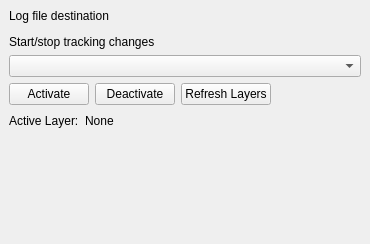
<?xml version="1.0" encoding="UTF-8"?>
<ui version="4.0">
 <class>SetupTrackingChanges</class>
 <widget class="QDockWidget" name="SetupTrackingChanges">
  <property name="geometry">
   <rect>
    <x>0</x>
    <y>0</y>
    <width>370</width>
    <height>244</height>
   </rect>
  </property>
  <property name="windowTitle">
   <string>Default tracking changes</string>
  </property>
  <widget class="QWidget" name="dockWidgetContents">
   <layout class="QGridLayout" name="gridLayout">
    <item row="0" column="0">
     <layout class="QVBoxLayout" name="verticalLayout">
      <item>
       <widget class="QLabel" name="label">
        <property name="text">
         <string>Log file destination</string>
        </property>
       </widget>
      </item>
      <item>
       <widget class="QgsFileWidget" name="mQgsLogFile"/>
      </item>
      <item>
       <widget class="QLabel" name="label_2">
        <property name="text">
         <string>Start/stop tracking changes</string>
        </property>
       </widget>
      </item>
      <item>
       <layout class="QHBoxLayout" name="horizontalLayout_3">
        <item>
         <widget class="QComboBox" name="cbVectorLayers"/>
        </item>
       </layout>
      </item>
      <item>
       <layout class="QHBoxLayout" name="horizontalLayout">
        <item>
         <widget class="QPushButton" name="pbActivate">
          <property name="text">
           <string>Activate</string>
          </property>
         </widget>
        </item>
        <item>
         <widget class="QPushButton" name="pbDeactivate">
          <property name="text">
           <string>Deactivate</string>
          </property>
         </widget>
        </item>
        <item>
         <widget class="QPushButton" name="pbRefreshLayers">
          <property name="text">
           <string>Refresh Layers</string>
          </property>
         </widget>
        </item>
        <item>
         <spacer name="horizontalSpacer_2">
          <property name="orientation">
           <enum>Qt::Horizontal</enum>
          </property>
          <property name="sizeHint" stdset="0">
           <size>
            <width>40</width>
            <height>20</height>
           </size>
          </property>
         </spacer>
        </item>
       </layout>
      </item>
      <item>
       <layout class="QHBoxLayout" name="horizontalLayout_4">
        <item>
         <layout class="QHBoxLayout" name="horizontalLayout_2">
          <item>
           <widget class="QLabel" name="label_3">
            <property name="text">
             <string>Active Layer:</string>
            </property>
           </widget>
          </item>
          <item>
           <widget class="QLabel" name="labelActive">
            <property name="text">
             <string>None</string>
            </property>
           </widget>
          </item>
         </layout>
        </item>
        <item>
         <spacer name="horizontalSpacer">
          <property name="orientation">
           <enum>Qt::Horizontal</enum>
          </property>
          <property name="sizeHint" stdset="0">
           <size>
            <width>40</width>
            <height>20</height>
           </size>
          </property>
         </spacer>
        </item>
       </layout>
      </item>
      <item>
       <spacer name="verticalSpacer">
        <property name="orientation">
         <enum>Qt::Vertical</enum>
        </property>
        <property name="sizeHint" stdset="0">
         <size>
          <width>17</width>
          <height>67</height>
         </size>
        </property>
       </spacer>
      </item>
     </layout>
    </item>
   </layout>
  </widget>
 </widget>
 <customwidgets>
  <customwidget>
   <class>QgsFileWidget</class>
   <extends>QWidget</extends>
   <header>qgsfilewidget.h</header>
  </customwidget>
 </customwidgets>
 <resources/>
 <connections/>
</ui>
